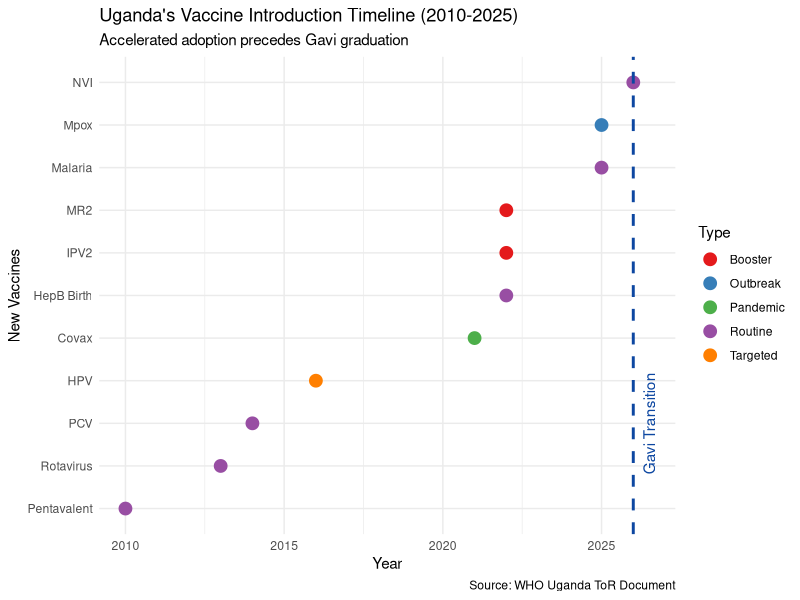
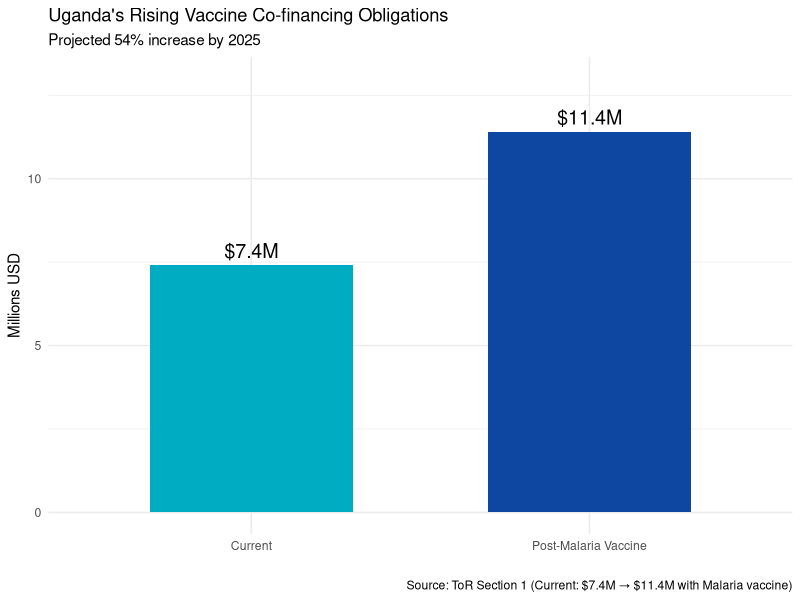
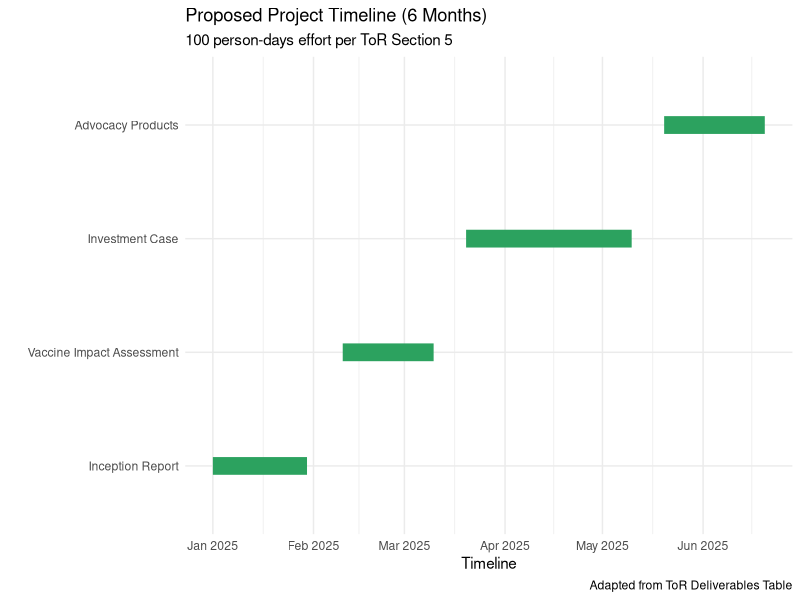

Source code (R) for these figures, in order:

library(tidyverse)
library(lubridate)

# BK Advisors color palette
bk_colors <- c(
  deepBlue = "#0A4C7F",
  mediumBlue = "#1976D2",
  lightBlue = "#64B5F6",
  teal = "#00ACC1",
  navy = "#0D47A1",
  darkGray = "#455A64",
  lightGray = "#ECEFF1"
)

### 1. Vaccine Introduction Timeline (Strategic Context)


vaccine_data <- data.frame(
  Vaccine = c("Pentavalent", "PCV", "Rotavirus", "HPV", "Covax", "HepB Birth", "MR2", "IPV2", "Malaria", "Mpox", "NVI"),
  Year = c(2010, 2014, 2013, 2016, 2021, 2022, 2022, 2022, 2025, 2025, 2026),
  Type = c("Routine", "Routine", "Routine", "Targeted", "Pandemic", "Routine", "Booster", "Booster", "Routine", "Outbreak", "Routine")
)

ggplot(vaccine_data, aes(x = Year, y = reorder(Vaccine, Year), color = Type)) +
  geom_point(size = 4) +
  geom_vline(xintercept = 2026, linetype = "dashed", color = bk_colors["navy"], size = 1) +
  annotate("text", x = 2026.5, y = 3, label = "Gavi Transition", angle = 90, color = bk_colors["navy"]) +
  labs(title = "Uganda's Vaccine Introduction Timeline (2010-2025)",
       subtitle = "Accelerated adoption precedes Gavi graduation",
       x = "Year", y = "New Vaccines",
       caption = "Source: WHO Uganda ToR Document") +
  theme_minimal() +
  scale_color_brewer(palette = "Set1")

### 2. Co-financing

financing <- data.frame(
  Year = c(2023, 2025),
  Amount = c(7.4, 11.4), # Millions USD
  Event = c("Current", "Post-Malaria Vaccine")
)

ggplot(financing, aes(x = Event, y = Amount, fill = Event)) +
  geom_col(width = 0.6) +
  geom_text(aes(label = paste0("$", Amount, "M")), vjust = -0.5, size = 5) +
  labs(title = "Uganda's Rising Vaccine Co-financing Obligations",
       subtitle = "Projected 54% increase by 2025",
       x = "", y = "Millions USD",
       caption = "Source: ToR Section 1 (Current: $7.4M → $11.4M with Malaria vaccine)") +
  ylim(0, 13) +
  theme_minimal() +
  scale_fill_manual(values = c("#00ACC1", "#0D47A1")) +
  theme(legend.position = "none")

### 3. Demonstrates project management understanding

deliverables <- data.frame(
  Task = c("Inception Report", "Vaccine Impact Assessment", "Investment Case", "Advocacy Products"),
  Start = as.Date(c("2025-01-01", "2025-02-10", "2025-03-20", "2025-05-20")),
  End = as.Date(c("2025-01-30", "2025-03-10", "2025-05-10", "2025-06-20"))
)

ggplot(deliverables) +
  geom_segment(aes(x = Start, xend = End, y = reorder(Task, Start), yend = Task), 
               size = 6, color = "#2ca25f") +
  labs(title = "Proposed Project Timeline (6 Months)",
       subtitle = "100 person-days effort per ToR Section 5",
       x = "Timeline", y = "",
       caption = "Adapted from ToR Deliverables Table") +
  theme_minimal() +
  scale_x_date(date_labels = "%b %Y")
